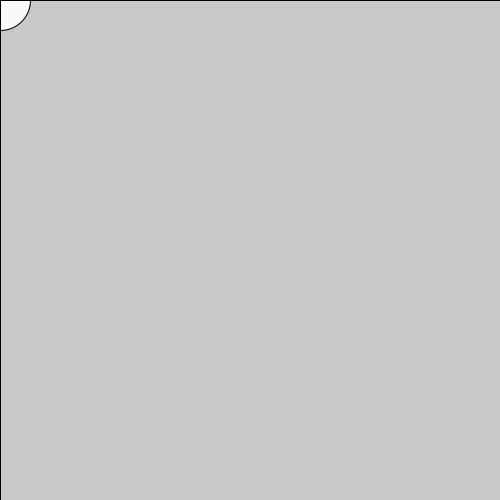
Frame 1 (no input)
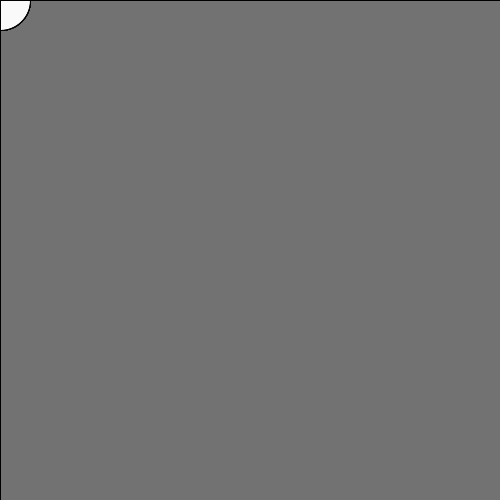
Frame 60 (the mouse pressed at the canvas centre just before this capture)
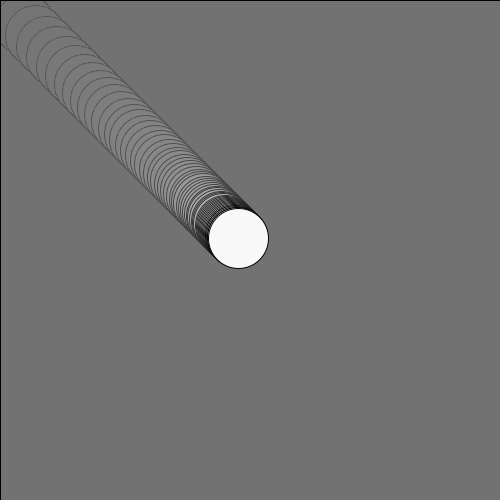
Frame 120 (the mouse held since frame 60 and released just before this capture)

The Processing sketch that drew these frames (run headless with seeded random() and noise(); from frame 60 on, the mouse is pressed at the canvas centre):

// Processing sketch: follow_mouse
// ── follow_mouse.pde
float x,y;
float vx,vy;

void setup()
{
  size(500,500);
  vx=vy=0;
}

void draw()
{ 
  mouseXY();
  Back();
}

void mouseXY()
{
  vx=0.05*(mouseX-x);
  vy=0.05*(mouseY-y);
  x+=vx;
  y+=vy;
  ellipse(x,y,60,60);
  fill(100,100,100,10);
}
void Back(){
  rect(0,0,width,height);
  fill(255);
}
